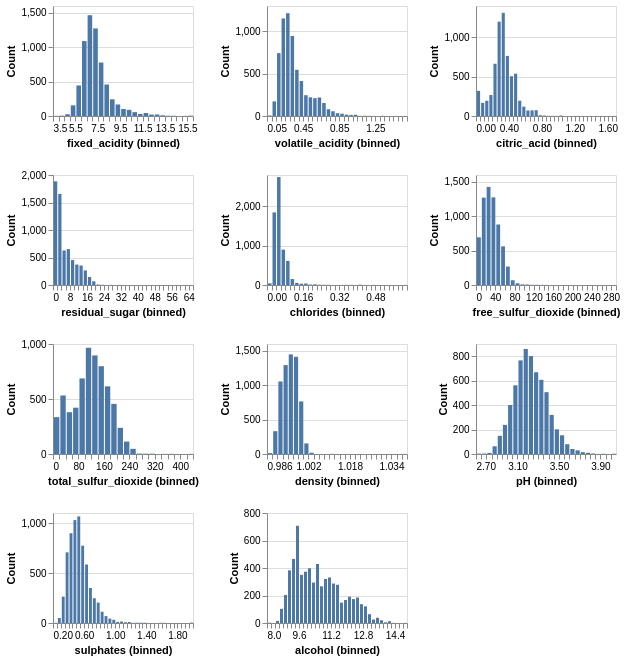

Here is the notebook cell this chart was saved with:
### Code cell
import altair as alt
alt.data_transformers.enable("vegafusion")

numeric_cols = df_eda.select_dtypes('number').columns.tolist()

plots = []
for col in numeric_cols:
    plot = alt.Chart(df_eda).mark_bar().encode(
        alt.X(
            col, type="quantitative",
            bin=alt.Bin(maxbins=40),
            title=f"{col} (binned)"
        ),
        alt.Y("count()",title="Count").stack(False),
    ).properties(
        width=140,
        height=110
    )
    plots.append(plot)

hist_plot = alt.concat(*plots, columns=3)
hist_plot
